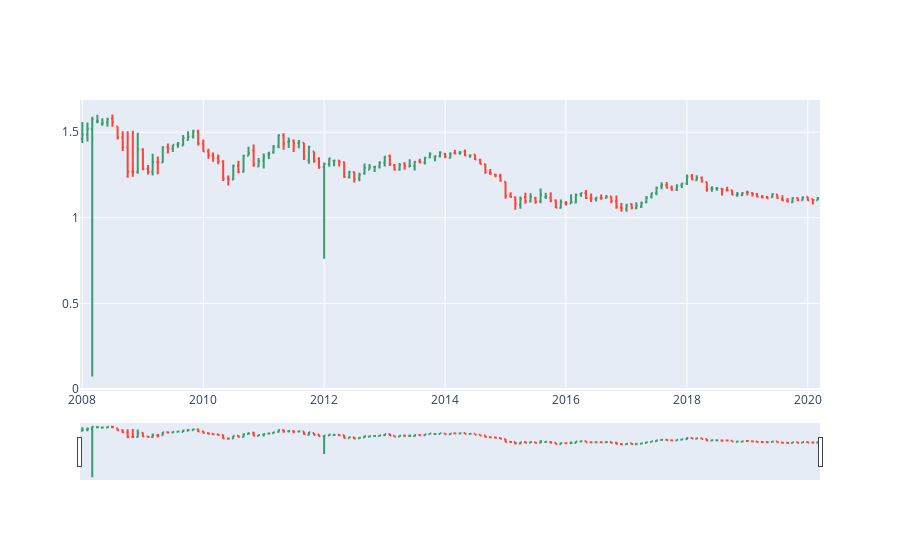

Source (notebook cell):
### Code cell
fig = go.Figure(data=go.Ohlc(x=df['Date'],
                    open=df['Open'],
                    high=df['High'],
                    low=df['Low'],
                    close=df['Close']))
fig.show()

### Figure 1 — Plotly figure (JSON) as saved in the notebook; plotly's stock layout.template omitted (floating-point values rounded to 4 significant figures; data arrays with more than 128 entries replaced by an {"elided": "..."} marker saying what was removed)
{"data": [{"close": {"elided": "147 float values"}, "high": {"elided": "147 float values"}, "low": {"elided": "147 float values"}, "open": {"elided": "147 float values"}, "type": "ohlc", "x": {"elided": "147 str values"}}], "layout": {}}
